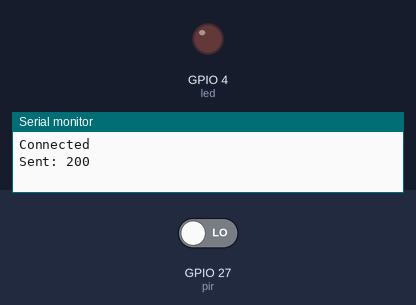
A sketch run on a simulated ESP32. Shown: output pins drawn as LEDs (lit = HIGH), the last lines printed to the serial monitor. The inputs (shaded band) are chosen by the test bench; at power-on: GPIO 27 (pir) LOW. WiFi joins after 1.5 s; servers stay silent unless stated; random numbers use the default seed unless the sketch sets one; web services answer with replies made up by the test bench.

Above: at 2.7 s.
2.8 s: GPIO 27 (pir) driven HIGH
At 17.3 s:
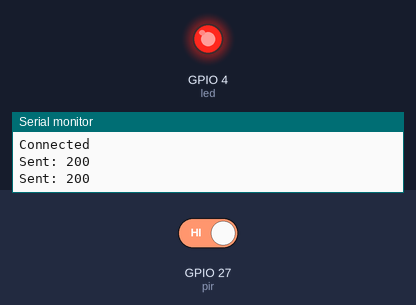
Timing chart, 0 to 18.8 s (numbered marks = the images above; inputs shaded):
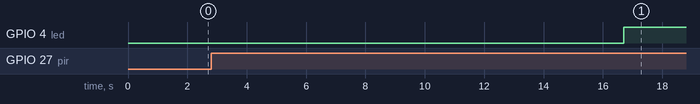

Measured:
- after the input at 2.8 s, GPIO 4 (led): LOW → HIGH after 13.9 s

The sketch:

sketch.ino
```cpp
#include <WiFi.h>
#include <HTTPClient.h>

const char* ssid = "Wokwi-GUEST";
const char* password = "";

String apiKey = "DHEGVW9Z6Q4AT2IE";

int pir = 27;
int led = 4;

void setup() {
  pinMode(pir, INPUT);
  pinMode(led, OUTPUT);
  Serial.begin(115200);

  WiFi.begin(ssid, password);
  while (WiFi.status() != WL_CONNECTED) {
    delay(500);
  }

  Serial.println("Connected");
}

void loop() {
  int motion = digitalRead(pir);
  int power = random(100, 500);

  if (motion == HIGH) {
    digitalWrite(led, HIGH);
  } else {
    digitalWrite(led, LOW);
  }

  if (WiFi.status() == WL_CONNECTED) {
    HTTPClient http;

    String url = "http://api.thingspeak.com/update?api_key=" + apiKey +
                 "&field1=" + String(power) +
                 "&field2=" + String(motion);

    http.begin(url);
    int code = http.GET();

    Serial.println("Sent: " + String(code));
    http.end();
  }

  delay(15000);
}
```
